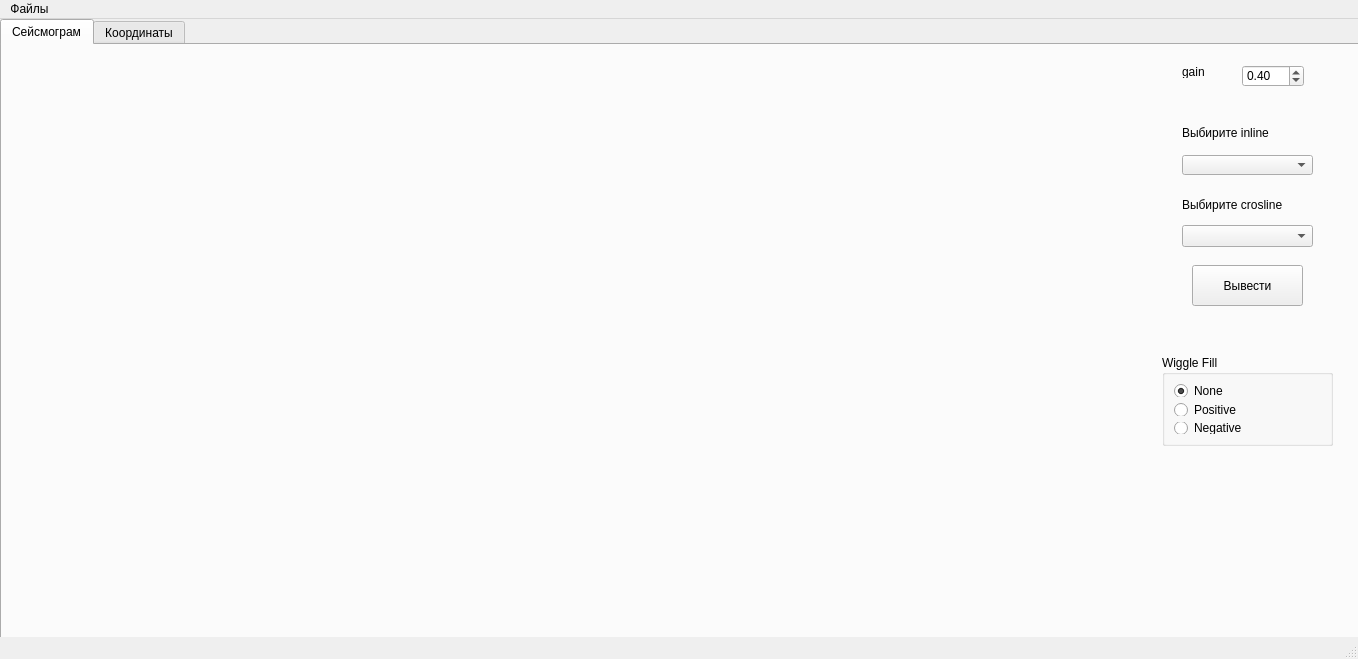
<?xml version="1.0" encoding="UTF-8"?>
<ui version="4.0">
 <class>MainWindow</class>
 <widget class="QMainWindow" name="MainWindow">
  <property name="geometry">
   <rect>
    <x>0</x>
    <y>0</y>
    <width>1358</width>
    <height>659</height>
   </rect>
  </property>
  <property name="windowTitle">
   <string>MainWindow</string>
  </property>
  <widget class="QWidget" name="centralwidget">
   <widget class="QLabel" name="File_path">
    <property name="geometry">
     <rect>
      <x>30</x>
      <y>40</y>
      <width>591</width>
      <height>71</height>
     </rect>
    </property>
    <property name="text">
     <string/>
    </property>
   </widget>
   <widget class="QTabWidget" name="tabWidget">
    <property name="geometry">
     <rect>
      <x>0</x>
      <y>0</y>
      <width>1361</width>
      <height>621</height>
     </rect>
    </property>
    <property name="currentIndex">
     <number>0</number>
    </property>
    <widget class="QWidget" name="tab">
     <property name="minimumSize">
      <size>
       <width>1355</width>
       <height>0</height>
      </size>
     </property>
     <attribute name="title">
      <string>Сейсмограм</string>
     </attribute>
     <widget class="QWidget" name="verticalLayoutWidget">
      <property name="geometry">
       <rect>
        <x>0</x>
        <y>0</y>
        <width>1131</width>
        <height>591</height>
       </rect>
      </property>
      <layout class="QVBoxLayout" name="verticalLayout"/>
     </widget>
     <widget class="QPushButton" name="pushButton">
      <property name="geometry">
       <rect>
        <x>1190</x>
        <y>220</y>
        <width>111</width>
        <height>41</height>
       </rect>
      </property>
      <property name="text">
       <string>Вывести</string>
      </property>
     </widget>
     <widget class="QComboBox" name="comboBox_2">
      <property name="geometry">
       <rect>
        <x>1180</x>
        <y>180</y>
        <width>131</width>
        <height>22</height>
       </rect>
      </property>
     </widget>
     <widget class="QComboBox" name="comboBox">
      <property name="geometry">
       <rect>
        <x>1180</x>
        <y>110</y>
        <width>131</width>
        <height>20</height>
       </rect>
      </property>
     </widget>
     <widget class="QLabel" name="label_2">
      <property name="geometry">
       <rect>
        <x>1180</x>
        <y>150</y>
        <width>131</width>
        <height>20</height>
       </rect>
      </property>
      <property name="text">
       <string>Выбирите crosline</string>
      </property>
     </widget>
     <widget class="QLabel" name="label">
      <property name="geometry">
       <rect>
        <x>1180</x>
        <y>80</y>
        <width>121</width>
        <height>16</height>
       </rect>
      </property>
      <property name="text">
       <string>Выбирите inline</string>
      </property>
     </widget>
     <widget class="QGroupBox" name="groupBox">
      <property name="geometry">
       <rect>
        <x>1160</x>
        <y>310</y>
        <width>171</width>
        <height>91</height>
       </rect>
      </property>
      <property name="title">
       <string>Wiggle Fill</string>
      </property>
      <layout class="QVBoxLayout" name="verticalLayout_3">
       <item>
        <widget class="QRadioButton" name="radioButton">
         <property name="enabled">
          <bool>true</bool>
         </property>
         <property name="tabletTracking">
          <bool>false</bool>
         </property>
         <property name="acceptDrops">
          <bool>false</bool>
         </property>
         <property name="statusTip">
          <string/>
         </property>
         <property name="text">
          <string>None</string>
         </property>
         <property name="checked">
          <bool>true</bool>
         </property>
        </widget>
       </item>
       <item>
        <widget class="QRadioButton" name="radioButton_2">
         <property name="text">
          <string>Positive</string>
         </property>
        </widget>
       </item>
       <item>
        <widget class="QRadioButton" name="radioButton_3">
         <property name="text">
          <string>Negative</string>
         </property>
        </widget>
       </item>
      </layout>
     </widget>
     <widget class="QDoubleSpinBox" name="doubleSpinBox">
      <property name="geometry">
       <rect>
        <x>1240</x>
        <y>20</y>
        <width>62</width>
        <height>22</height>
       </rect>
      </property>
      <property name="minimum">
       <double>0.000000000000000</double>
      </property>
      <property name="maximum">
       <double>10.000000000000000</double>
      </property>
      <property name="singleStep">
       <double>0.010000000000000</double>
      </property>
      <property name="value">
       <double>0.400000000000000</double>
      </property>
     </widget>
     <widget class="QLabel" name="label_3">
      <property name="geometry">
       <rect>
        <x>1180</x>
        <y>20</y>
        <width>47</width>
        <height>13</height>
       </rect>
      </property>
      <property name="text">
       <string>gain</string>
      </property>
     </widget>
    </widget>
    <widget class="QWidget" name="coordinate">
     <attribute name="title">
      <string>Координаты</string>
     </attribute>
     <widget class="QWidget" name="verticalLayoutWidget_2">
      <property name="geometry">
       <rect>
        <x>0</x>
        <y>0</y>
        <width>1351</width>
        <height>601</height>
       </rect>
      </property>
      <layout class="QVBoxLayout" name="verticalLayout_2"/>
     </widget>
    </widget>
   </widget>
  </widget>
  <widget class="QMenuBar" name="menubar">
   <property name="geometry">
    <rect>
     <x>0</x>
     <y>0</y>
     <width>1358</width>
     <height>21</height>
    </rect>
   </property>
   <widget class="QMenu" name="menu">
    <property name="title">
     <string>Файлы</string>
    </property>
    <addaction name="action"/>
   </widget>
   <addaction name="menu"/>
  </widget>
  <widget class="QStatusBar" name="statusbar"/>
  <action name="action">
   <property name="text">
    <string>Открыть</string>
   </property>
  </action>
 </widget>
 <resources/>
 <connections/>
</ui>
